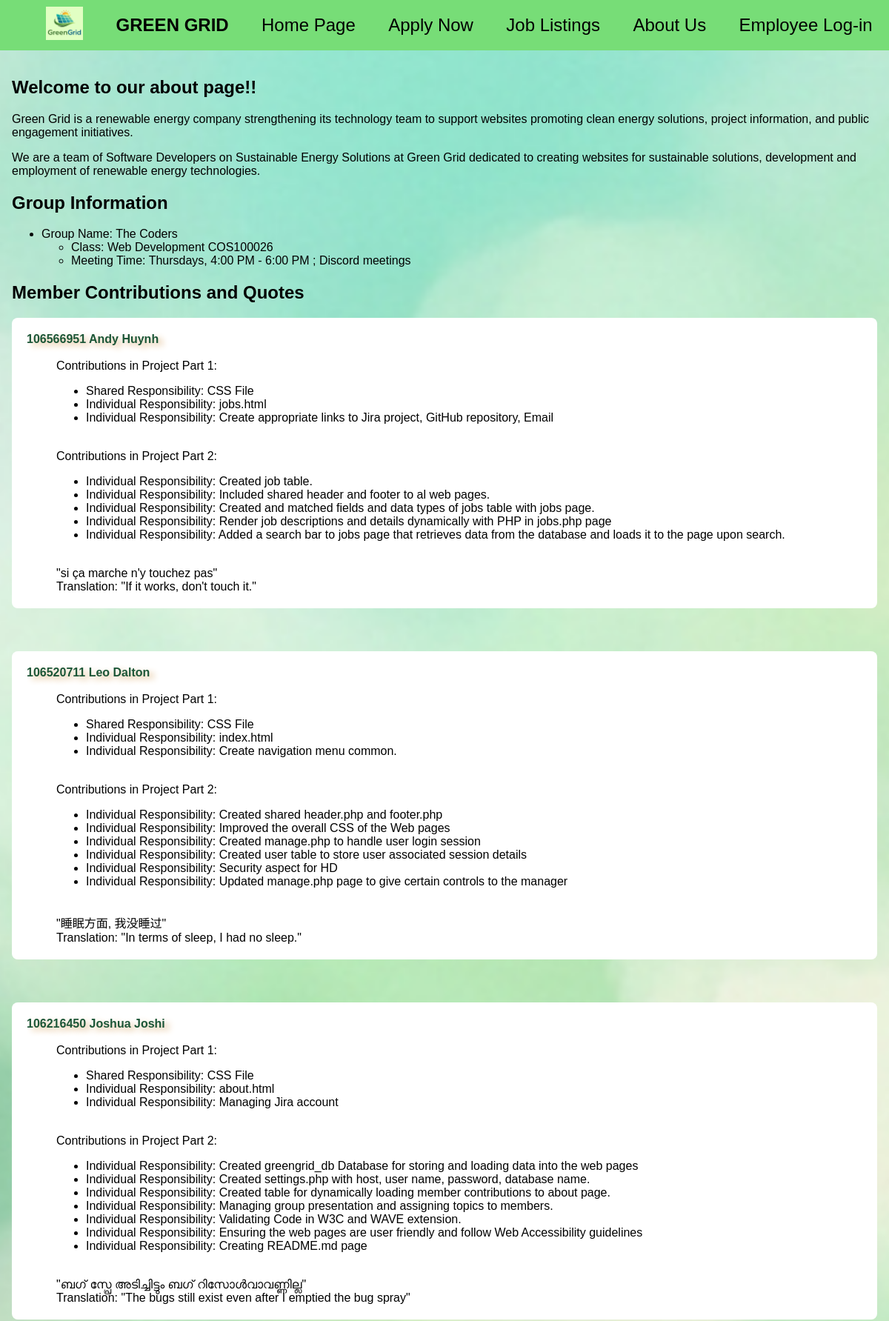
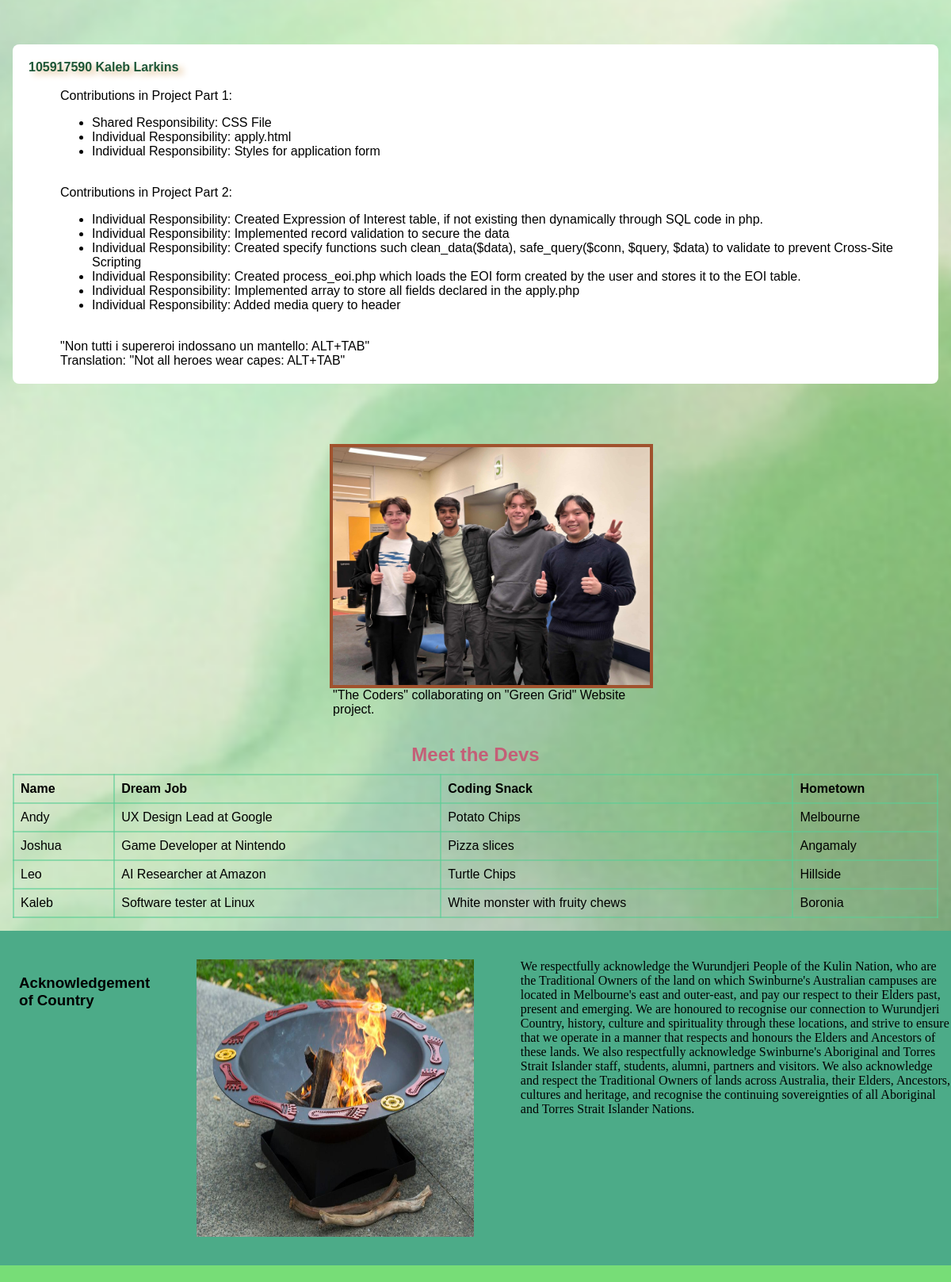
Page /about.php (upper part) on the committed database (2 pictures, top to bottom).
### tables this page shows
CREATE TABLE `member_contributions` (
  `id` int(11) NOT NULL,
  `firstname` varchar(50) NOT NULL,
  `lastname` varchar(50) NOT NULL,
  `shared_responsibility` text NOT NULL,
  `quote` text NOT NULL,
  `translation` text NOT NULL,
  `individual1` text DEFAULT NULL,
  `individual2` text DEFAULT NULL,
  `individual3` text DEFAULT NULL,
  `individual4` text DEFAULT NULL,
  `individual5` text DEFAULT NULL,
  `individual6` text DEFAULT NULL,
  `individual7` text DEFAULT NULL,
  `individual8` text DEFAULT NULL,
  `individual9` text DEFAULT NULL
);

### about.php (the view, shortened to what this page needs)
<?php include 'header.inc'; ?>
<?php
require_once 'settings.php';
$conn = @mysqli_connect($host, $user, $pwd, $sql_db);
if (!$conn) {
    die("Connection failed: " . mysqli_connect_error());
}
else{
$query = "SELECT * FROM `member_contributions` ORDER BY `id` DESC";
$result = mysqli_query($conn, $query);
}?>
    <main>
        <section>
            <h2>Welcome to our about page!!</h2>
            <p><span class="red_highlight">Green Grid </span>is a renewable energy company strengthening its technology team to support websites promoting clean energy solutions, project information, and public engagement initiatives.</p>
            <p>We are a team of Software Developers on Sustainable Energy Solutions at Green Grid dedicated to creating websites for <span class="red_highlight">sustainable solutions, development and employment of renewable energy technologies.</span></p>
		</section>
         <section>
             <h2>Group Information</h2>
            <ul>
                 <li>Group Name: The Coders
            <ul>
                 <li>Class: Web Development COS100026</li>
                 <li>Meeting Time: Thursdays, 4:00 PM - 6:00 PM ; Discord meetings</li>
            </ul>
                 </li>
            </ul>
</section>
<section id="member-quotes">
<h2> Member Contributions and Quotes</h2>
<?php
if ($result && mysqli_num_rows($result) > 0) {
    while ($row = mysqli_fetch_assoc($result)) {
        $id = $row['id'];
        $firstname = htmlspecialchars($row['firstname']);
        $lastname = htmlspecialchars($row['lastname']);
        $shared = htmlspecialchars($row['shared_responsibility']);
        $quote = htmlspecialchars($row['quote']);
        $translation = htmlspecialchars($row['translation']);
        echo "<dl>\n";
        echo " <dt><span class='sample'>$id $firstname $lastname</span></dt><br>\n";
        echo " <dd>Contributions in Project Part 1:<ul>\n";
        echo " <li>Shared Responsibility: $shared</li>\n";
        for ($i = 1; $i <= 2; $i++) {
          $ind = 'individual' . $i;
          if (!empty($row[$ind])) {
              $element = htmlspecialchars($row[$ind]);
              echo " <li>Individual Responsibility: $element</li>\n";
              }
                }
         echo " </ul></dd><br>\n";
          echo " <dd>Contributions in Project Part 2:<ul>\n";
          for ($i = 3; $i <= 9; $i++) {
            $ind = 'individual' . $i;
          if (!empty($row[$ind])) {
            $element = htmlspecialchars($row[$ind]);
            echo " <li>Individual Responsibility: $element</li>\n";
                   }
                }
          echo " </ul></dd><br>\n";
          echo " <dd>\"$quote\"</dd>\n";
          echo " <dd>Translation: \"$translation\"</dd>\n";
          echo "</dl>\n<br>\n";
          }
        } else {
            echo "<p>No contributions found in the database.</p>";
        }
?>
<br>
<figure>
  <img src="images/The_Coders.jpg" alt="Group photo of the Coders working together" width="400" height="300" loading="lazy">
  <br>
  <figcaption>"The Coders" collaborating on "Green Grid" Website project.</figcaption>
</figure><br><br><br>
<div>
  <table>
    <caption>Meet the Devs</caption>
    <thead>
      <tr>
        <th>Name</th>
        <th>Dream Job</th>
        <th>Coding Snack</th>
        <th>Hometown</th>
      </tr>
    </thead>
    <tbody>
      <tr>
        <td>Andy</td>
        <td>UX Design Lead at Google</td>
        <td>Potato Chips</td>
        <td>Melbourne</td>
      </tr>
      <tr>
        <td>Joshua</td>
        <td>Game Developer at Nintendo</td>
        <td>Pizza slices</td>
        <td>Angamaly</td>
      </tr>
      <tr>
        <td>Leo</td>
        <td>AI Researcher at Amazon</td>
        <td>Turtle Chips</td>
        <td>Hillside</td>
      </tr>
       <tr>
        <td>Kaleb</td>
        <td>Software tester at Linux</td>
        <td>White monster with fruity chews</td>
        <td>Boronia</td>
      </tr>
    </tbody>
  </table>
</div>
</main>
<article>
<div id = "format">
  <div><h3>Acknowledgement of Country</h3></div>
  <img src="images/acknowledgement_of_country.jpeg" alt="Description" width="350" height="350" loading="lazy">
  <div id ="textformat">
We respectfully acknowledge the Wurundjeri People of the Kulin Nation, who are the Traditional Owners of the land
on which Swinburne's Australian campuses are located in Melbourne's east and outer-east, and pay our respect to
their Elders past, present and emerging. We are honoured to recognise our connection to Wurundjeri Country, history,
culture and spirituality through these locations, and strive to ensure that we operate in a manner that respects and
honours the Elders and Ancestors of these lands. We also respectfully acknowledge Swinburne's Aboriginal and Torres
Strait Islander staff, students, alumni, partners and visitors. We also acknowledge and respect the Traditional Owners
of lands across Australia, their Elders, Ancestors, cultures and heritage, and recognise the continuing sovereignties of
all Aboriginal and Torres Strait Islander Nations.
  </div>
</div>
</article>
<?php include 'footer.inc'; ?>

### header.inc (shortened to what this page needs)
<!DOCTYPE html>
<html lang="en">
<head>
    <link rel="stylesheet" href="styles/style.css">
    </head>
<body>
    <nav>
        <ul>
            <li><img src="styles/images/greengrid_logo.png" width="50" height="45" alt="greengrid_logo"></li>
            <li><h1>GREEN GRID</h1></li>
            <li><a class="navlink" href="index.php">Home Page</a></li>
            <li><a class="navlink" href="apply.php">Apply Now</a></li>
            <li><a class="navlink" href="jobs.php">Job Listings</a></li>
            <li><a class="navlink" href="about.php">About Us</a></li>
            <li><a class="navlink" href="login.php">Employee Log-in</a></li>
        </ul>
    </nav>

### footer.inc (shortened to what this page needs)
    <footer>
        <ul>
        </ul>
    </footer>
</body>
</html>

### styles/style.css (style rules this page uses)
* { font-family: Arial, Helvetica, sans-serif; }
body { background-image: url('images/background_graphic.jpg'); background-position: center; background-size: cover; background-repeat: no-repeat; background-attachment: fixed; margin: 0px; padding: 0px; }
main { margin: 8px; padding: 8px; }
main, footer { animation: moveDown 1s ease, fadeIn 0.8s ease; }
nav { background-color: #77DD77; }
nav ul { display: flex; flex-direction: row; justify-content: space-around; align-items: center; text-align: center; margin: 0px; }
nav li { list-style: none; }
.navlink { display: inline-block; font-size: 1.5em; text-decoration: none; color: black; transition: transform 0.2s ease; }
footer { margin: 0px; background-color: #77DD77; bottom: 0px; padding: 1em; padding-bottom: 4em; }
footer ul { display: grid; grid-template-columns: 1fr 1fr 1fr 1fr; gap: 5em; padding: 1em 2em; margin: 0px; align-items: center; text-align: center; }
table { border-collapse: collapse; width: 100%; }
th, td { border: 2px solid #59ce9595; padding: 8px; text-align: left; }
#format { display: flex; text-align: left; gap: 5%; padding-top: 3%; padding-left: 2%; padding-bottom: 3%; background-color: #4cab88; }
#textformat { font-weight:400; font-family: 'Times New Roman', Times, serif }
.sample { font-family: Helvetica, Arial, sans-serif; font-weight: bold; color: #1c5637; text-shadow: 6px 4px 8px burlywood; }
#member-quotes dl { background-color: #ffffff; border: solid 0.3em transparent; padding: 1em; margin-bottom: 1.5em; border-radius: 0.5em; transition: transform 0.3s cubic-bezier(0.25, 0.8, 0.25, 1), background-color 0.3s ease, border-color 0.3s ease, box-shadow 0.3s ease; }
figure { margin-left: 400px; border: sienna solid 0.3em; width: 400px; height: 300px; }

### about.php (style rules this page uses)
caption { font-size: 1.5em; font-weight: bold; padding-bottom: 10px; color: rgb(196, 95, 119); }
body { background-color: #c4ffc4; }

### rows in the picture
member_contributions: id "106566951", firstname "Andy", lastname "Huynh", shared_responsibility "CSS File", individual1 "jobs.html", individual2 "Create appropriate links to Jira project, GitHub repository, Email", individual3 "Created job table.", individual4 "Included shared header and footer to al web pages.", individual5 "Created and matched fields and data types of jobs table with jobs page.", individual6 "Render job descriptions and details dynamically with PHP in jobs.php page", individual7 "Added a search bar to jobs page that retrieves data from the database and loads it to the page upon search.", quote "si ça marche n'y touchez pas", translation "If it works, don't touch it."
member_contributions: id "106520711", firstname "Leo", lastname "Dalton", shared_responsibility "CSS File", individual1 "index.html", individual2 "Create navigation menu common.", individual3 "Created shared header.php and footer.php", individual4 "Improved the overall CSS of the Web pages", individual5 "Created manage.php to handle user login session", individual6 "Created user table to store user associated session details", individual7 "Security aspect for HD", individual8 "Updated manage.php page to give certain controls to the manager", quote "睡眠方面, 我没睡过", translation "In terms of sleep, I had no sleep."
member_contributions: id "106216450", firstname "Joshua", lastname "Joshi", shared_responsibility "CSS File", individual1 "about.html", individual2 "Managing Jira account", individual3 "Created greengrid_db Database for storing and loading data into the web pages", individual4 "Created settings.php with host, user name, password, database name.", individual5 "Created table for dynamically loading member contributions to about page.", individual6 "Managing group presentation and assigning topics to members.", individual7 "Validating Code in W3C and WAVE extension.", individual8 "Ensuring the web pages are user friendly and follow Web Accessibility guidelines", individual9 "Creating README.md page", quote "ബഗ് സ്പ്രേ അടിച്ചിട്ടും ബഗ് റിസോൾവാവണ്ണില്ല", translation "The bugs still exist even after I emptied the bug spray"
member_contributions: id "105917590", firstname "Kaleb", lastname "Larkins", shared_responsibility "CSS File", individual1 "apply.html", individual2 "Styles for application form", individual3 "Created Expression of Interest table, if not existing then dynamically through SQL code in php.", individual4 "Implemented record validation to secure the data", individual5 "Created specify functions such clean_data($data), safe_query($conn, $query, $data) to validate to prevent Cross-Site Scripting", individual6 "Created process_eoi.php which loads the EOI form created by the user and stores it to the EOI table.", individual7 "Implemented array to store all fields declared in the apply.php", individual8 "Added media query to header", quote "Non tutti i supereroi indossano un mantello: ALT+TAB", translation "Not all heroes wear capes: ALT+TAB"
